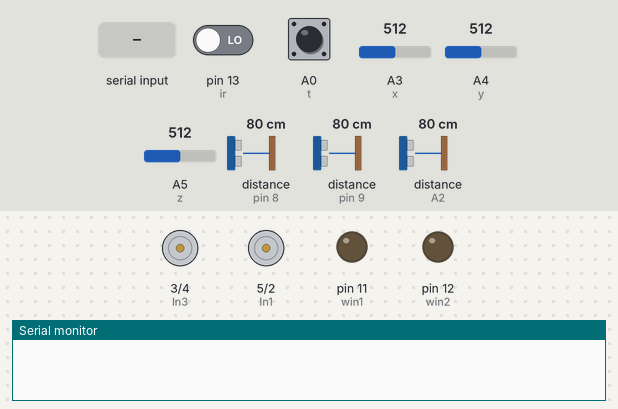
The sketch below on a simulated Arduino Uno, built with avr-gcc and run on an emulated ATmega328P. On the bench: motor-driver pin pairs drawn as motors (green arrow = first pin HIGH = forward, orange = second pin HIGH = backward, longer = more drive), output pins drawn as LEDs (lit = HIGH), the last lines printed to the serial monitor. Wiring (inferred from the names in the program): 3 × ultrasonic range finder: trigger pin 7, echo pin 8 / trigger pin 10, echo pin 9 / trigger A1, echo A2. The test bench sets the inputs (shaded band); at power-on: distance to the obstacle (sensors on pin 8, pin 9, A2) 80 cm, pin 13 (ir) LOW, A0 (t) HIGH, A3 (x) = 512, A4 (y) = 512, A5 (z) = 512. The echo pulse lasts 58.3 µs per cm; pins used as bus, display or sensor lines are not drawn.

Above: at 2.2 s.
2.3 s: "b" received over Serial
At 2.9 s:
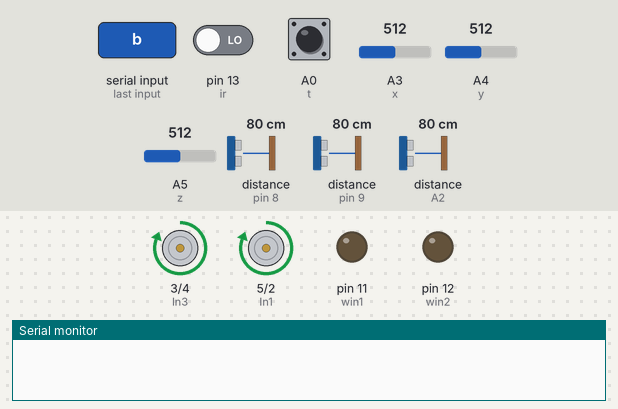
3.8 s: "f" received over Serial
At 4.4 s:
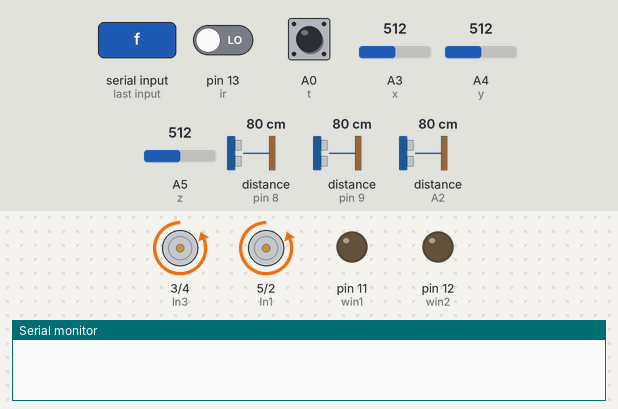
5.3 s: "r" received over Serial
At 6.5 s:
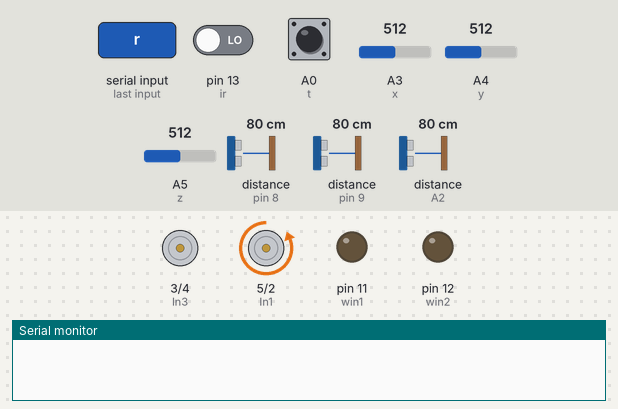
6.8 s: "l" received over Serial
At 7.6 s:
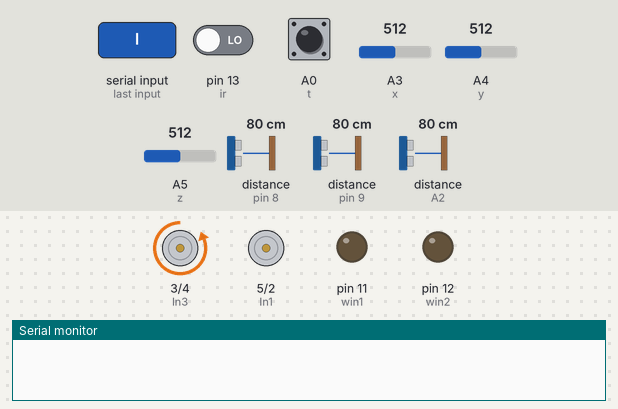
8.3 s: distance to the obstacle (sensor on pin 8) set to 32 cm
9.8 s: distance to the obstacle (sensor on pin 8) set to 27 cm
At 11.2 s:
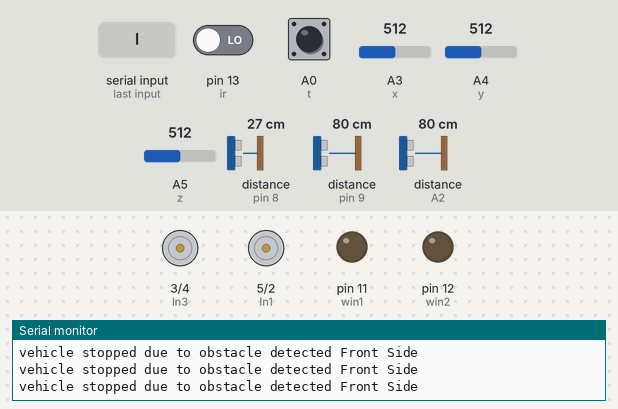
Timing chart, 0 to 12.7 s (numbered marks = the images above; inputs shaded):
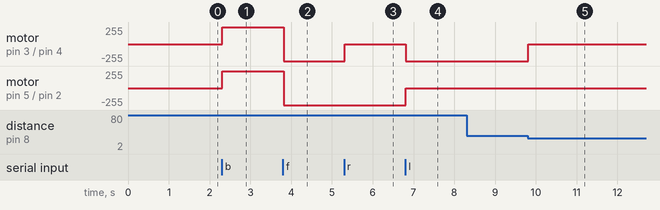

The sketch:

Aurdino_Code.ino
```cpp
#include <math.h>

#define In1 5  //Left Wheel
#define In2 2  //Left Wheel

#define In3 3  // Right Wheel
#define In4 4

#define win1 11  // Right Wheel
#define win2 12

const int trigPin = 7;
const int echoPin = 8;
// defines variables
long duration;
int distance;
const int trigPin1 = 10;
const int echoPin1 = 9;
long duration1;
int distance1;

const int trigPin2 = A1;
const int echoPin2 = A2;
long duration2;
int distance2;

//const int trigPin2 = 8;
//const int echoPin2 = 9;
int data;
int command;
int Speed = 255;
int t = A0;
int ir = 13;


#define x A3  // x_out pin of Accelerometer
#define y A4  // y_out pin of Accelerometer
#define z A5
int xsample = 0;
int ysample = 0;
int zsample = 0;
long start;
#define samples 50


void setup() {
  pinMode(In1, OUTPUT);
  pinMode(In2, OUTPUT);
  pinMode(In3, OUTPUT);
  pinMode(In4, OUTPUT);

  pinMode(win1, OUTPUT);
  pinMode(win2, OUTPUT);
  pinMode(t, INPUT);
  pinMode(ir, INPUT);


  pinMode(trigPin, OUTPUT);  // Sets the trigPin as an Output
  pinMode(echoPin, INPUT);
  pinMode(trigPin1, OUTPUT);
  pinMode(echoPin1, INPUT);
  pinMode(trigPin2, OUTPUT);
  pinMode(echoPin2, INPUT);
  digitalWrite(In1, LOW);
  digitalWrite(In2, LOW);
  digitalWrite(In3, LOW);
  digitalWrite(In4, LOW);
  digitalWrite(win1, LOW);
  digitalWrite(win2, LOW);
  Serial.begin(9600);

  for (int i = 0; i < samples; i++)  // taking samples for calibration
  {
    xsample += analogRead(x);
    ysample += analogRead(y);
    zsample += analogRead(z);
  }

  xsample /= samples;  // taking avg for x
  ysample /= samples;  // taking avg for y
  zsample /= samples;  // taking avg for z

  delay(1000);  //
}

void winup() {

  digitalWrite(win1, HIGH);
  digitalWrite(win2, LOW);
  //Serial.println("win up");
}

void windown() {
  digitalWrite(win1, LOW);
  digitalWrite(win2, HIGH);
  //Serial.println("win down");
}

void winstop() {
  digitalWrite(win1, LOW);
  digitalWrite(win2, LOW);
  //Serial.println("win Stop");
}

void right() {
  digitalWrite(In1, LOW);
  digitalWrite(In2, HIGH);
  digitalWrite(In3, LOW);
  digitalWrite(In4, LOW);
  //Serial.println("right");
}
void left() {
  digitalWrite(In1, LOW);
  digitalWrite(In2, LOW);
  digitalWrite(In3, LOW);
  digitalWrite(In4, HIGH);
  //Serial.println("right");
}
void forward() {
  //Serial.println("forward");
  digitalWrite(In1, LOW);
  digitalWrite(In2, HIGH);
  digitalWrite(In3, LOW);
  digitalWrite(In4, HIGH);

}
void backward() {
  //Serial.println("backward");
  digitalWrite(In1, HIGH);
  digitalWrite(In2, LOW);
  digitalWrite(In3, HIGH);
  digitalWrite(In4, LOW);
  //obstacle();
}
void stop_motor() {
  //Serial.println("stop");
  digitalWrite(In1, LOW);
  digitalWrite(In2, LOW);
  digitalWrite(In3, LOW);
  digitalWrite(In4, LOW);
}
void obstacle1() {
  digitalWrite(trigPin, LOW);
  delayMicroseconds(2);
  digitalWrite(trigPin, HIGH);
  delayMicroseconds(10);
  digitalWrite(trigPin, LOW);
  // Reads the echoPin, returns the sound wave travel time in microseconds
  duration = pulseIn(echoPin, HIGH);
  // Calculating the distance
  distance = duration * 0.034 / 2;

  if (distance < 30) {
    stop_motor();
    //delay(5000);
    Serial.println("vehicle stopped due to obstacle detected Front Side");
  }
  //delay(1000);
  digitalWrite(trigPin1, LOW);
  delayMicroseconds(2);
  digitalWrite(trigPin1, HIGH);
  delayMicroseconds(10);
  digitalWrite(trigPin1, LOW);
  // Reads the echoPin, returns the sound wave travel time in microseconds
  duration1 = pulseIn(echoPin1, HIGH);
  // Calculating the distance
  distance1 = duration1 * 0.034 / 2;

  if (distance1 < 30) {
    stop_motor();
    //delay(5000);
    Serial.println("vehicle stopped due to obstacle detected Left Side");
  }
  //
  digitalWrite(trigPin2, LOW);
  delayMicroseconds(2);
  digitalWrite(trigPin2, HIGH);
  delayMicroseconds(10);
  digitalWrite(trigPin2, LOW);
  // Reads the echoPin, returns the sound wave travel time in microseconds
  duration2 = pulseIn(echoPin2, HIGH);
  // Calculating the distance
  distance2 = duration2 * 0.034 / 2;

  if (distance2 < 30) {
    stop_motor();
    //delay(5000);
    Serial.println("vehicle stopped due to obstacle detected Right Side");
  }
}
void acc() {
  int sensorStatus = digitalRead(t);

  if (sensorStatus == 0) {
    Serial.println("vehicle stop due to accident detected from impact sensor");
    stop_motor();
  }
}

void loop() {
  String ins = "";
  obstacle1();
  acc();


  if (Serial.available() > 0) {
    char data = Serial.read();
    //Serial.println(data);
    ins = String(data);
  }

  int i = digitalRead(ir);


  if (ins == "u") {
    for (int i = 0; i < 40; i++) {

      int ii = digitalRead(ir);


      while (digitalRead(ir) == 0) {

        winstop();
        Serial.println("Window Stop");
      }
      if (ii == 1) {
        Serial.println("Window Up");
        winup();
      }

      delay(100);
    }
    Serial.println("Window Stop");
    winstop();
  }

  if (ins == "d") {
    for (int i = 0; i < 40; i++) {

      int ii = digitalRead(ir);


      while (digitalRead(ir) == 0) {

        winstop();
        Serial.println("Window Stop");
      }
      if (ii == 1) {
        Serial.println("Window Down");
        windown();
      }

      delay(100);
    }
    Serial.println("Window Stop");
    winstop();
  }


  if (ins == "f") {

    forward();
  }
  if (ins == "b") {
    backward();

  }
  if (ins == "r") {
    right();

  }
  if (ins == "l") {
    left();

  }
  if (ins == "s") {
    stop_motor();
  }

  int value1 = analogRead(x);  // reading x out
  int value2 = analogRead(y);  //reading y out
  int value3 = analogRead(z);  //reading y out

  int xValue = xsample - value1;  // finding change in x
  int yValue = ysample - value2;  // finding change in y
  int zValue = zsample - value3;  // finding change in y

  if (xValue > 50 || xValue < -70) {
    Serial.print("vehicle stop due to accident detected from ADXL sensor");
    stop_motor();
  }
  if (zValue > 30) {
    Serial.print("vehicle stop due to accident detected from ADXL sensor");
    stop_motor();
  }


  ins = "";
}
```

Measured:
- the behaviour switches between 31 and 30 cm on distance to the obstacle (sensor on pin 8) (found by bisection; images 4 and 5)
- after the input at 2.3 s, motor on pin 3 (In3) / pin 4 (In4), motor on pin 5 (In1) / pin 2 (In2): stopped → forward 255/255 at once
- after the input at 3.8 s, motor on pin 3 (In3) / pin 4 (In4), motor on pin 5 (In1) / pin 2 (In2): forward 255/255 → backward 255/255 at once
- after the input at 5.3 s, motor on pin 3 (In3) / pin 4 (In4): backward 255/255 → stopped at once
- after the input at 6.8 s, motor on pin 3 (In3) / pin 4 (In4): stopped → backward 255/255 at once; motor on pin 5 (In1) / pin 2 (In2): backward 255/255 → stopped at once
- after the input at 8.3 s, every drawn part: stays the same
- after the input at 9.8 s, motor on pin 3 (In3) / pin 4 (In4): backward 255/255 → stopped at once
